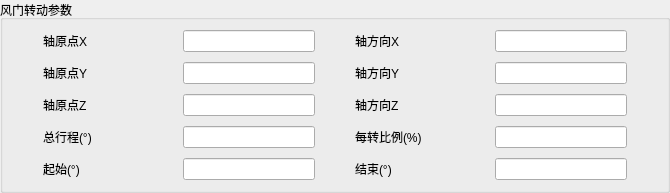
       <widget class="QGroupBox" name="valve_c">
        <property name="title">
         <string>风门转动参数</string>
        </property>
        <layout class="QGridLayout" name="gridLayout_4">
         <property name="leftMargin">
          <number>40</number>
         </property>
         <property name="topMargin">
          <number>10</number>
         </property>
         <property name="rightMargin">
          <number>40</number>
         </property>
         <property name="bottomMargin">
          <number>10</number>
         </property>
         <property name="horizontalSpacing">
          <number>40</number>
         </property>
         <property name="verticalSpacing">
          <number>10</number>
         </property>
         <item row="0" column="0">
          <widget class="QLabel" name="valve_ox_label">
           <property name="minimumSize">
            <size>
             <width>100</width>
             <height>0</height>
            </size>
           </property>
           <property name="maximumSize">
            <size>
             <width>100</width>
             <height>16777215</height>
            </size>
           </property>
           <property name="text">
            <string>轴原点X</string>
           </property>
           <property name="buddy">
            <cstring>valve_ox_edit</cstring>
           </property>
          </widget>
         </item>
         <item row="0" column="1">
          <widget class="QLineEdit" name="valve_ox_edit">
           <property name="minimumSize">
            <size>
             <width>132</width>
             <height>22</height>
            </size>
           </property>
           <property name="maximumSize">
            <size>
             <width>132</width>
             <height>24</height>
            </size>
           </property>
          </widget>
         </item>
         <item row="0" column="2">
          <widget class="QLabel" name="valve_dx_label">
           <property name="minimumSize">
            <size>
             <width>100</width>
             <height>0</height>
            </size>
           </property>
           <property name="maximumSize">
            <size>
             <width>100</width>
             <height>16777215</height>
            </size>
           </property>
           <property name="text">
            <string>轴方向X</string>
           </property>
           <property name="buddy">
            <cstring>valve_dx_edit</cstring>
           </property>
          </widget>
         </item>
         <item row="0" column="3">
          <widget class="QLineEdit" name="valve_dx_edit">
           <property name="minimumSize">
            <size>
             <width>132</width>
             <height>22</height>
            </size>
           </property>
           <property name="maximumSize">
            <size>
             <width>132</width>
             <height>24</height>
            </size>
           </property>
          </widget>
         </item>
         <item row="1" column="0">
          <widget class="QLabel" name="valve_oy_label">
           <property name="minimumSize">
            <size>
             <width>100</width>
             <height>0</height>
            </size>
           </property>
           <property name="maximumSize">
            <size>
             <width>100</width>
             <height>16777215</height>
            </size>
           </property>
           <property name="text">
            <string>轴原点Y</string>
           </property>
           <property name="buddy">
            <cstring>valve_oy_edit</cstring>
           </property>
          </widget>
         </item>
         <item row="1" column="1">
          <widget class="QLineEdit" name="valve_oy_edit">
           <property name="minimumSize">
            <size>
             <width>132</width>
             <height>22</height>
            </size>
           </property>
           <property name="maximumSize">
            <size>
             <width>132</width>
             <height>24</height>
            </size>
           </property>
          </widget>
         </item>
         <item row="1" column="2">
          <widget class="QLabel" name="valve_dy_label">
           <property name="minimumSize">
            <size>
             <width>100</width>
             <height>0</height>
            </size>
           </property>
           <property name="maximumSize">
            <size>
             <width>100</width>
             <height>16777215</height>
            </size>
           </property>
           <property name="text">
            <string>轴方向Y</string>
           </property>
           <property name="buddy">
            <cstring>valve_dy_edit</cstring>
           </property>
          </widget>
         </item>
         <item row="1" column="3">
          <widget class="QLineEdit" name="valve_dy_edit">
           <property name="minimumSize">
            <size>
             <width>132</width>
             <height>22</height>
            </size>
           </property>
           <property name="maximumSize">
            <size>
             <width>132</width>
             <height>24</height>
            </size>
           </property>
          </widget>
         </item>
         <item row="2" column="0">
          <widget class="QLabel" name="valve_oz_label">
           <property name="minimumSize">
            <size>
             <width>100</width>
             <height>0</height>
            </size>
           </property>
           <property name="maximumSize">
            <size>
             <width>100</width>
             <height>16777215</height>
            </size>
           </property>
           <property name="text">
            <string>轴原点Z</string>
           </property>
           <property name="buddy">
            <cstring>valve_oz_edit</cstring>
           </property>
          </widget>
         </item>
         <item row="2" column="1">
          <widget class="QLineEdit" name="valve_oz_edit">
           <property name="minimumSize">
            <size>
             <width>132</width>
             <height>22</height>
            </size>
           </property>
           <property name="maximumSize">
            <size>
             <width>132</width>
             <height>24</height>
            </size>
           </property>
          </widget>
         </item>
         <item row="2" column="2">
          <widget class="QLabel" name="valve_dz_label">
           <property name="minimumSize">
            <size>
             <width>100</width>
             <height>0</height>
            </size>
           </property>
           <property name="maximumSize">
            <size>
             <width>100</width>
             <height>16777215</height>
            </size>
           </property>
           <property name="text">
            <string>轴方向Z</string>
           </property>
           <property name="buddy">
            <cstring>valve_dz_edit</cstring>
           </property>
          </widget>
         </item>
         <item row="2" column="3">
          <widget class="QLineEdit" name="valve_dz_edit">
           <property name="minimumSize">
            <size>
             <width>132</width>
             <height>22</height>
            </size>
           </property>
           <property name="maximumSize">
            <size>
             <width>132</width>
             <height>24</height>
            </size>
           </property>
          </widget>
         </item>
         <item row="3" column="0">
          <widget class="QLabel" name="valve_td_label">
           <property name="minimumSize">
            <size>
             <width>100</width>
             <height>0</height>
            </size>
           </property>
           <property name="maximumSize">
            <size>
             <width>100</width>
             <height>16777215</height>
            </size>
           </property>
           <property name="text">
            <string>总行程(°)</string>
           </property>
           <property name="buddy">
            <cstring>valve_td_edit</cstring>
           </property>
          </widget>
         </item>
         <item row="3" column="1">
          <widget class="QLineEdit" name="valve_td_edit">
           <property name="minimumSize">
            <size>
             <width>132</width>
             <height>22</height>
            </size>
           </property>
           <property name="maximumSize">
            <size>
             <width>132</width>
             <height>24</height>
            </size>
           </property>
          </widget>
         </item>
         <item row="3" column="2">
          <widget class="QLabel" name="valve_rp_label">
           <property name="minimumSize">
            <size>
             <width>100</width>
             <height>0</height>
            </size>
           </property>
           <property name="maximumSize">
            <size>
             <width>100</width>
             <height>16777215</height>
            </size>
           </property>
           <property name="text">
            <string>每转比例(%)</string>
           </property>
           <property name="buddy">
            <cstring>valve_rp_edit</cstring>
           </property>
          </widget>
         </item>
         <item row="3" column="3">
          <widget class="QLineEdit" name="valve_rp_edit">
           <property name="minimumSize">
            <size>
             <width>132</width>
             <height>22</height>
            </size>
           </property>
           <property name="maximumSize">
            <size>
             <width>132</width>
             <height>24</height>
            </size>
           </property>
          </widget>
         </item>
         <item row="4" column="0">
          <widget class="QLabel" name="valve_sa_label">
           <property name="minimumSize">
            <size>
             <width>100</width>
             <height>0</height>
            </size>
           </property>
           <property name="maximumSize">
            <size>
             <width>100</width>
             <height>16777215</height>
            </size>
           </property>
           <property name="text">
            <string>起始(°)</string>
           </property>
           <property name="buddy">
            <cstring>valve_sa_edit</cstring>
           </property>
          </widget>
         </item>
         <item row="4" column="1">
          <widget class="QLineEdit" name="valve_sa_edit">
           <property name="minimumSize">
            <size>
             <width>132</width>
             <height>22</height>
            </size>
           </property>
           <property name="maximumSize">
            <size>
             <width>132</width>
             <height>24</height>
            </size>
           </property>
          </widget>
         </item>
         <item row="4" column="2">
          <widget class="QLabel" name="valve_fa_label">
           <property name="minimumSize">
            <size>
             <width>100</width>
             <height>0</height>
            </size>
           </property>
           <property name="maximumSize">
            <size>
             <width>100</width>
             <height>16777215</height>
            </size>
           </property>
           <property name="text">
            <string>结束(°)</string>
           </property>
           <property name="buddy">
            <cstring>valve_fa_edit</cstring>
           </property>
          </widget>
         </item>
         <item row="4" column="3">
          <widget class="QLineEdit" name="valve_fa_edit">
           <property name="minimumSize">
            <size>
             <width>132</width>
             <height>22</height>
            </size>
           </property>
           <property name="maximumSize">
            <size>
             <width>132</width>
             <height>24</height>
            </size>
           </property>
          </widget>
         </item>
        </layout>
       </widget>
